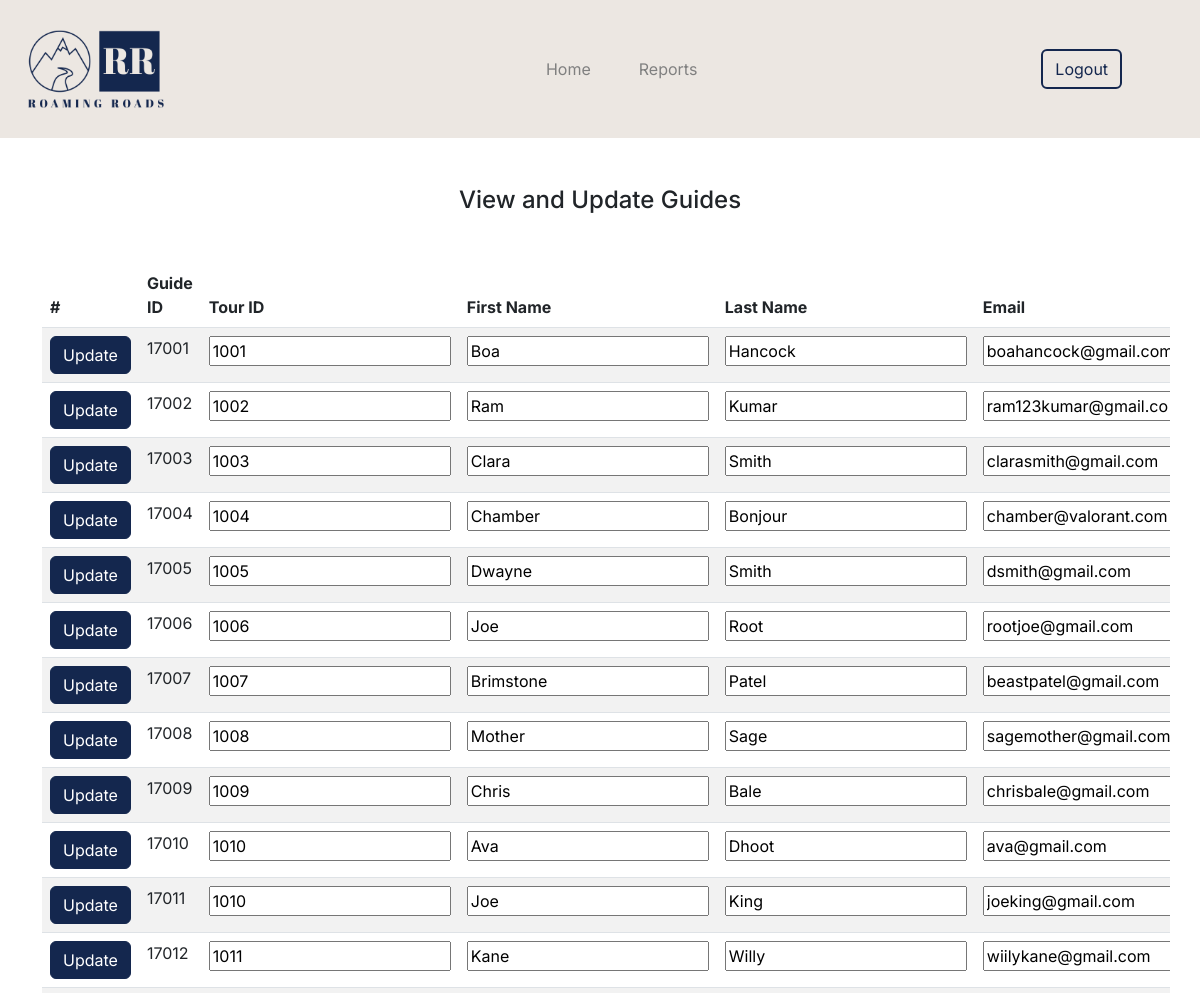
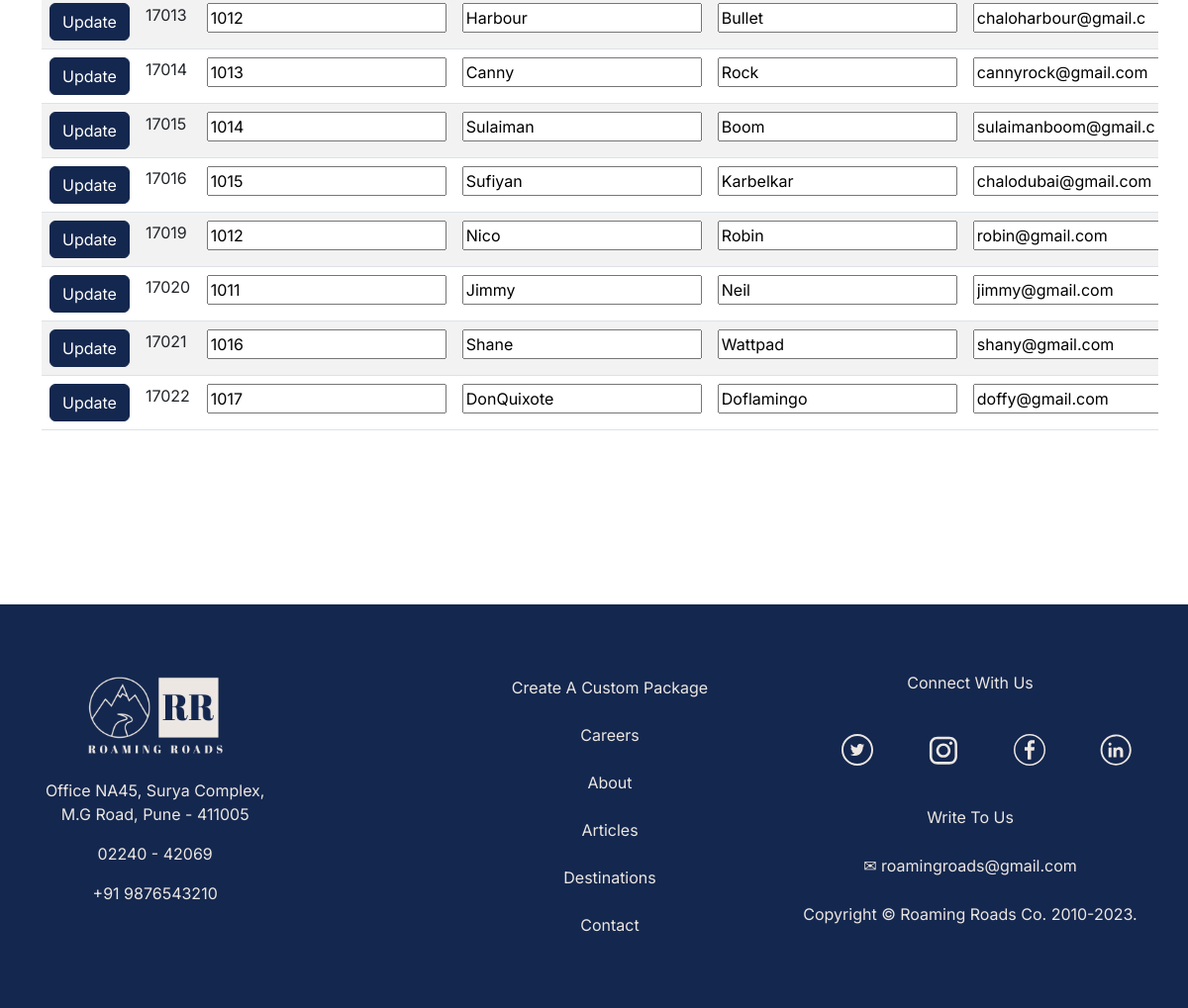
/admin/PHP/viewGuides.php, run on the app's committed database (2 pictures, top to bottom).
### tables this page shows
CREATE TABLE IF NOT EXISTS `tour_guide` (
  `guide_id` int NOT NULL AUTO_INCREMENT,
  `tour_id` int NOT NULL,
  `guide_fname` varchar(20) NOT NULL,
  `guide_lname` varchar(20) NOT NULL,
  `guide_rating` int NOT NULL,
  `guide_email` varchar(20) NOT NULL,
  `guide_ph_no` bigint NOT NULL,
  PRIMARY KEY (`guide_id`),
  KEY `INDEX` (`tour_id`)
);

### admin/PHP/viewGuides.php (the view, shortened to what this page needs)
<!DOCTYPE html>
<html lang="en">
<head>
    <?php
    include 'adminGeneral.php';
    ?>
    <link rel="stylesheet" href="../CSS/guide.css">
</head>
<body>
    <?php
    include 'adminHeader.php';
    include '../../PHP/connection.php';
    $getGuides = "SELECT * FROM tour_guide";
    $guideRes = $conn->query($getGuides);
    ?>
    <div class="container" style="overflow-x: auto;">
    <h4 class="view text-center">View and Update Guides</h4>
    <table class="table table-striped">
        <thead>
            <tr>
                <th scope="col">#</th>
                <th scope="col">Guide ID</th>
                <th scope="col">Tour ID</th>
                <th scope="col">First Name</th>
                <th scope="col">Last Name</th>
                <th scope="col">Email</th>
            </tr>
        </thead>
        <tbody>
            <?php
            while ($row = $guideRes->fetch_assoc()) {
            ?>
                <tr>
                    <form action="PHP/updateGuide.php" method="POST">
                        <td><input type="submit" value="Update" class="btn btn-secondary" name="submit-btn"></td>
                        <td scope="row"><input type="hidden" name="guide-id" id="guide-id" value="<?php echo $row['guide_id'] ?>"><?php echo $row['guide_id'] ?></td>
                        <td><input type="text" name="tour-id" id="tour-id" value="<?php echo $row['tour_id'] ?>"></td>
                        <td><input type="text" name="guide-fname" id="guide-fname" value="<?php echo $row['guide_fname'] ?>"></td>
                        <td><input type="text" name="guide-lname" id="guide-lname" value="<?php echo $row['guide_lname'] ?>"></td>
                        <td><input type="text" name="guide-email" id="guide-email" value="<?php echo $row['guide_email'] ?>"></td>
                </tr>
            <?php
            }
            ?>
        </tbody>
    </table>
    </div>
    <?php
    include 'adminFooter.php';
    ?>
</body>
</html>

### CSS/general.css (style rules this page uses)
* { font-family: "Inter", sans-serif; }
.search-btn, .book-btn, .month-btn, .view-tours-btn, .btn-secondary, .btn-primary { color: #fff; background-color: #14274e; border-color: #14274e; box-shadow: none; }

### admin/CSS/guide.css (style rules this page uses)
.view { margin: 3rem 0; }
table { width: 90%; margin: auto; }

### data on the page
tour_guide: guide_id "17001", tour-id "1001", guide-fname "Boa", guide-lname "Hancock", guide-email "boahancock@gmail.com"
tour_guide: guide_id "17002", tour-id "1002", guide-fname "Ram", guide-lname "Kumar", guide-email "ram123kumar@gmail.co"
tour_guide: guide_id "17003", tour-id "1003", guide-fname "Clara", guide-lname "Smith", guide-email "clarasmith@gmail.com"
tour_guide: guide_id "17004", tour-id "1004", guide-fname "Chamber", guide-lname "Bonjour", guide-email "chamber@valorant.com"
tour_guide: guide_id "17005", tour-id "1005", guide-fname "Dwayne", guide-lname "Smith", guide-email "dsmith@gmail.com"
tour_guide: guide_id "17006", tour-id "1006", guide-fname "Joe", guide-lname "Root", guide-email "rootjoe@gmail.com"
tour_guide: guide_id "17007", tour-id "1007", guide-fname "Brimstone", guide-lname "Patel", guide-email "beastpatel@gmail.com"
tour_guide: guide_id "17008", tour-id "1008", guide-fname "Mother", guide-lname "Sage", guide-email "sagemother@gmail.com"
tour_guide: guide_id "17009", tour-id "1009", guide-fname "Chris", guide-lname "Bale", guide-email "chrisbale@gmail.com"
tour_guide: guide_id "17010", tour-id "1010", guide-fname "Ava", guide-lname "Dhoot", guide-email "ava@gmail.com"
tour_guide: guide_id "17011", tour-id "1010", guide-fname "Joe", guide-lname "King", guide-email "joeking@gmail.com"
tour_guide: guide_id "17012", tour-id "1011", guide-fname "Kane", guide-lname "Willy", guide-email "wiilykane@gmail.com"
tour_guide: guide_id "17013", tour-id "1012", guide-fname "Harbour", guide-lname "Bullet", guide-email "chaloharbour@gmail.c"
tour_guide: guide_id "17014", tour-id "1013", guide-fname "Canny", guide-lname "Rock", guide-email "cannyrock@gmail.com"
tour_guide: guide_id "17015", tour-id "1014", guide-fname "Sulaiman", guide-lname "Boom", guide-email "sulaimanboom@gmail.c"
tour_guide: guide_id "17016", tour-id "1015", guide-fname "Sufiyan", guide-lname "Karbelkar", guide-email "chalodubai@gmail.com"
tour_guide: guide_id "17019", tour-id "1012", guide-fname "Nico", guide-lname "Robin", guide-email "robin@gmail.com"
tour_guide: guide_id "17020", tour-id "1011", guide-fname "Jimmy", guide-lname "Neil", guide-email "jimmy@gmail.com"
tour_guide: guide_id "17021", tour-id "1016", guide-fname "Shane", guide-lname "Wattpad", guide-email "shany@gmail.com"
tour_guide: guide_id "17022", tour-id "1017", guide-fname "DonQuixote", guide-lname "Doflamingo", guide-email "doffy@gmail.com"
